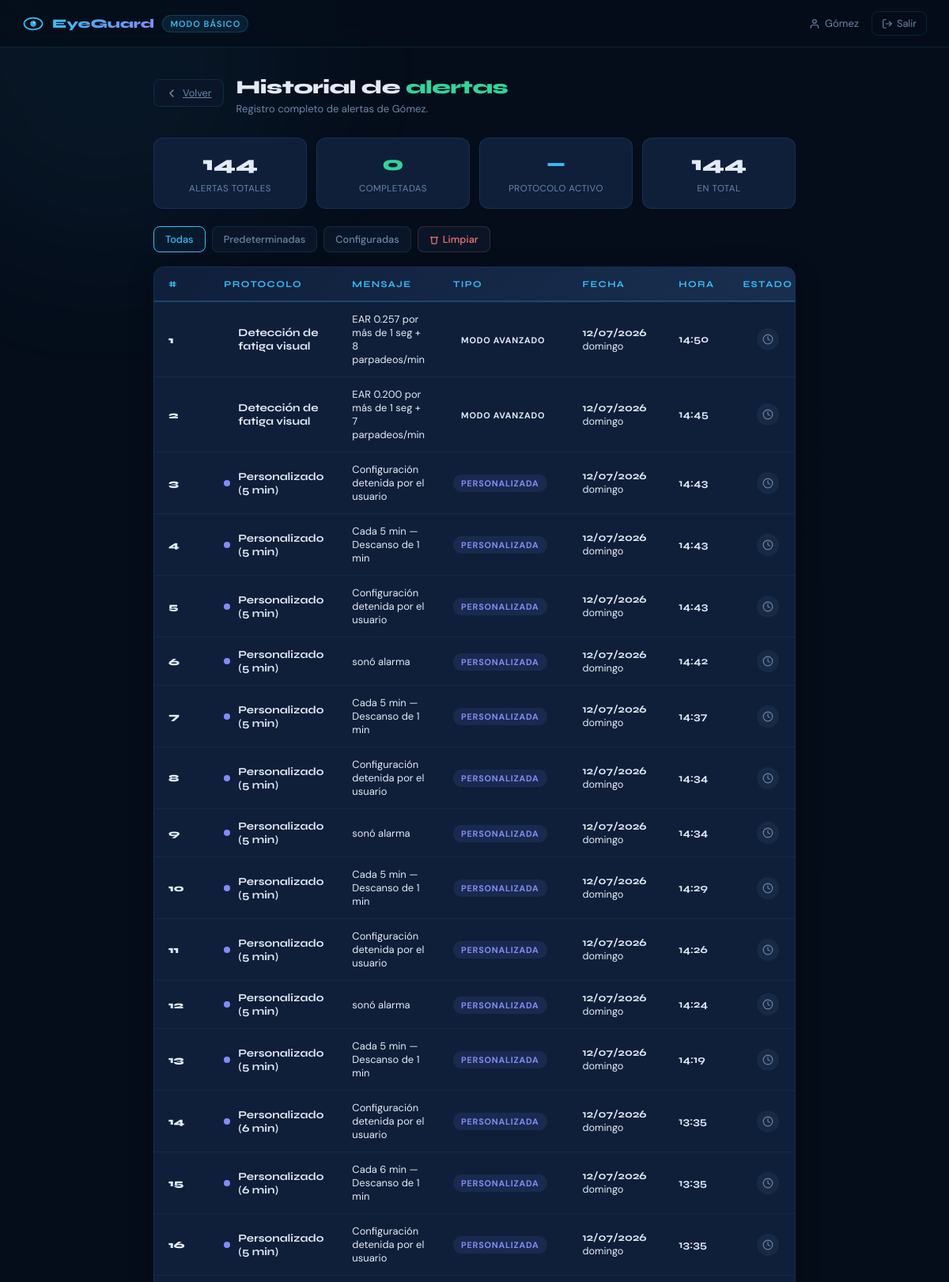
Page /dashboard/basico/historial/ (signed in, upper part) on the committed database.
### core/models.py (models this page shows, shortened)
class Usuario(models.Model):
    nombre         = models.CharField(max_length=40, unique=True)
    password       = models.CharField(max_length=255)
    gemini_api_key = models.CharField(max_length=200, blank=True, default='')
    creado_en      = models.DateTimeField(auto_now_add=True)
    class Meta:
        verbose_name = 'Usuario'
        verbose_name_plural = 'Usuarios'

class HistorialAlerta(models.Model):
    TIPO_CHOICES = [
        ('preset',   'Predeterminada'),
        ('custom',   'Personalizada'),
        ('avanzado', 'Modo Avanzado'),
    ]
    usuario          = models.ForeignKey(Usuario, on_delete=models.CASCADE, related_name='historial')
    protocolo        = models.CharField(max_length=100)
    mensaje          = models.CharField(max_length=255)
    tipo             = models.CharField(max_length=10, choices=TIPO_CHOICES)
    completada       = models.BooleanField(default=False)
    ear_valor        = models.FloatField(null=True, blank=True)
    parpadeos_minuto = models.IntegerField(null=True, blank=True)
    recomendacion_ia = models.TextField(blank=True, default='')
    creado_en        = models.DateTimeField(auto_now_add=True)
    class Meta:
        ordering = ['-creado_en']
        verbose_name = 'Alerta'
        verbose_name_plural = 'Historial de alertas'

### core/views.py (the view)
# urls.py: path('dashboard/basico/historial/',       views.historial,               name='historial'),
def historial(request):
    usuario_id = request.session.get('usuario_id')
    if not usuario_id:
        return redirect('inicio')
    usuario = Usuario.objects.get(pk=usuario_id)
    if request.method == 'POST':
        if request.POST.get('action') == 'limpiar':
            HistorialAlerta.objects.filter(usuario=usuario).delete()
        return redirect('historial')
    filtro  = request.GET.get('filtro', 'all')
    alertas = HistorialAlerta.objects.filter(usuario=usuario)
    if filtro == 'preset':
        alertas = alertas.filter(tipo='preset')
    elif filtro == 'custom':
        alertas = alertas.filter(tipo='custom')
    total       = HistorialAlerta.objects.filter(usuario=usuario).count()
    completadas = HistorialAlerta.objects.filter(usuario=usuario, completada=True).count()
    protocolo_activo = (
        request.session.get('protocolo_activo', {}).get('nombre')
        or (f"Personalizado ({request.session['config_activa']['intervalo']} min)"
            if request.session.get('config_activa') else '—')
    )
    return render(request, 'historial.html', {
        'usuario':          usuario,
        'alertas':          alertas,
        'filtro':           filtro,
        'total':            total,
        'completadas':      completadas,
        'protocolo_activo': protocolo_activo,
    })

### core/templates/historial.html (shortened to what this page needs)
{% load static %}
<!DOCTYPE html>
<html lang="es">
<head>
  <link rel="stylesheet" href="{% static 'css/dashboard_basico.css' %}"/>
</head>
<body>
  <div class="orb orb-1"></div><div class="orb orb-2"></div><div class="orb orb-3"></div>
  {% include 'partials/topbar.html' %}
  <main class="main">
    <div class="section-header">
      <a href="{% url 'dashboard_basico' %}" class="btn-back">
        <svg width="16" height="16" viewBox="0 0 24 24" fill="none" stroke="currentColor" stroke-width="2.5" stroke-linecap="round" stroke-linejoin="round"><polyline points="15 18 9 12 15 6"/></svg>
        Volver
      </a>
      <div>
        <h2 class="section-title">Historial de <span class="c-green">alertas</span></h2>
        <p class="section-sub">Registro completo de alertas de {{ usuario.nombre }}.</p>
      </div>
    </div>
    <div class="stats-row">
      <div class="stat-box">
        <span class="stat-num">{{ total }}</span>
        <span class="stat-label">Alertas totales</span>
      </div>
      <div class="stat-box">
        <span class="stat-num green">{{ completadas }}</span>
        <span class="stat-label">Completadas</span>
      </div>
      <div class="stat-box">
        <span class="stat-num blue">{{ protocolo_activo }}</span>
        <span class="stat-label">Protocolo activo</span>
      </div>
      <div class="stat-box">
        <span class="stat-num">{{ total|add:0 }}</span>
        <span class="stat-label">En total</span>
      </div>
    </div>
    <div class="hist-filters">
      <a href="?filtro=all"    class="filter-btn {% if filtro == 'all' %}active{% endif %}">Todas</a>
      <a href="?filtro=preset" class="filter-btn {% if filtro == 'preset' %}active{% endif %}">Predeterminadas</a>
      <a href="?filtro=custom" class="filter-btn {% if filtro == 'custom' %}active{% endif %}">Configuradas</a>
      <form method="POST" action="{% url 'historial' %}" style="margin:0">
        <button type="submit" class="filter-btn danger"
                onclick="return confirm('¿Eliminar todo el historial?')">
          <svg width="12" height="12" viewBox="0 0 24 24" fill="none" stroke="currentColor" stroke-width="2.5" stroke-linecap="round" stroke-linejoin="round"><polyline points="3 6 5 6 21 6"/><path d="M19 6l-1 14a2 2 0 0 1-2 2H8a2 2 0 0 1-2-2L5 6"/></svg>
          Limpiar
        </button>
      </form>
    </div>
    <div class="tabla-wrap">
      <table class="tabla-hist">
        <thead>
          <tr>
            <th>#</th>
            <th>Protocolo</th>
            <th>Mensaje</th>
            <th>Tipo</th>
            <th>Fecha</th>
            <th>Hora</th>
            <th>Estado</th>
          </tr>
        </thead>
        <tbody>
          {% if alertas %}
            {% for alerta in alertas %}
            <tr>
              <td class="td-num">{{ forloop.counter }}</td>
              <td>
                <div class="td-protocolo">
                  <span class="td-dot {{ alerta.tipo }}"></span>
                  <span class="td-proto-name">{{ alerta.protocolo }}</span>
                </div>
              </td>
              <td class="td-msg">{{ alerta.mensaje }}</td>
              <td>
                <span class="td-tipo {{ alerta.tipo }}">{{ alerta.get_tipo_display }}</span>
              </td>
              <td class="td-fecha">
                <strong>{{ alerta.creado_en|date:"d/m/Y" }}</strong>
                {{ alerta.creado_en|date:"l" }}
              </td>
              <td class="td-fecha">
                <strong>{{ alerta.creado_en|date:"H:i" }}</strong>
              </td>
              <td>
                {% if alerta.completada %}
                  <span class="td-estado ok" title="Completada">
                    <svg width="14" height="14" viewBox="0 0 24 24" fill="none" stroke="currentColor" stroke-width="2.5" stroke-linecap="round" stroke-linejoin="round"><polyline points="20 6 9 17 4 12"/></svg>
                  </span>
                {% else %}
                  <span class="td-estado pendiente" title="Pendiente">
                    <svg width="14" height="14" viewBox="0 0 24 24" fill="none" stroke="currentColor" stroke-width="2" stroke-linecap="round" stroke-linejoin="round"><circle cx="12" cy="12" r="10"/><polyline points="12 6 12 12 16 14"/></svg>
                  </span>
                {% endif %}
              </td>
            </tr>
            {% endfor %}
          {% endif %}
        </tbody>
      </table>
    </div>
  </main>
</body>
</html>

### core/templates/partials/topbar.html
<header class="topbar">
  <div class="topbar-left">
    <div class="eye-mini">
      <svg viewBox="0 0 34 34" fill="none">
        <ellipse cx="17" cy="17" rx="14" ry="9" stroke="#38bdf8" stroke-width="2" stroke-linecap="round"/>
        <circle cx="17" cy="17" r="4.5" fill="#38bdf8" opacity=".9"/>
        <circle cx="18.5" cy="15.5" r="1.4" fill="white" opacity=".6"/>
      </svg>
    </div>
    <span class="topbar-brand">EyeGuard</span>
    <span class="topbar-badge">Modo Básico</span>
  </div>
  <div class="topbar-right">
    <span class="topbar-user">
      <svg width="14" height="14" viewBox="0 0 24 24" fill="none" stroke="currentColor" stroke-width="2" stroke-linecap="round" stroke-linejoin="round">
        <path d="M20 21v-2a4 4 0 0 0-4-4H8a4 4 0 0 0-4 4v2"/><circle cx="12" cy="7" r="4"/>
      </svg>
      {{ usuario.nombre }}
    </span>
    <a href="{% url 'salir' %}" class="btn-exit">
      <svg width="14" height="14" viewBox="0 0 24 24" fill="none" stroke="currentColor" stroke-width="2" stroke-linecap="round" stroke-linejoin="round">
        <path d="M9 21H5a2 2 0 0 1-2-2V5a2 2 0 0 1 2-2h4"/><polyline points="16 17 21 12 16 7"/><line x1="21" y1="12" x2="9" y2="12"/>
      </svg>
      Salir
    </a>
  </div>
</header>

### core/static/css/dashboard_basico.css (style rules this page uses)
:root { --bg: #050d1a; --surface: #0a1628; --card: #0f1f3a; --border: rgba(56,189,248,0.12); --accent: #38bdf8; --accent2: #818cf8; --green: #34d399; --orange: #fb923c; --warn: #fbbf24; --text: #e2eaf6; --muted: #6b85a8; --radius: 16px; }
*, *::before, *::after { box-sizing: border-box; margin: 0; padding: 0; }
body { font-family: 'DM Sans', sans-serif; background: var(--bg); color: var(--text); min-height: 100vh; overflow-x: hidden; }
.orb { position: fixed; border-radius: 50%; filter: blur(90px); pointer-events: none; z-index: 0; animation: drift 20s ease-in-out infinite alternate; }
.orb-1 { width:500px;height:500px;top:-180px;left:-120px;background:rgba(56,189,248,.05);animation-delay:0s; }
.topbar { position: sticky; top: 0; z-index: 100; display: flex; align-items: center; justify-content: space-between; padding: 0 28px; height: 60px; background: rgba(5,13,26,.85); backdrop-filter: blur(16px); border-bottom: 1px solid var(--border); }
.topbar-left { display:flex; align-items:center; gap:10px; }
.eye-mini { width:28px;height:28px;display:flex;align-items:center;justify-content:center; }
.eye-mini svg { width:100%;height:100%; }
.topbar-brand { font-family:'Syne',sans-serif;font-weight:800;font-size:1rem;background:linear-gradient(135deg,var(--accent),var(--accent2));-webkit-background-clip:text;-webkit-text-fill-color:transparent;background-clip:text; }
.topbar-badge { font-size:.68rem;font-weight:600;letter-spacing:.1em;text-transform:uppercase;padding:3px 9px;border-radius:20px;background:rgba(56,189,248,.1);color:var(--accent);border:1px solid rgba(56,189,248,.2); }
.topbar-right { display:flex;align-items:center;gap:16px; }
.topbar-user { display:flex;align-items:center;gap:6px;font-size:.82rem;color:var(--muted); }
.btn-exit { display:flex;align-items:center;gap:5px;font-size:.8rem;color:var(--muted);text-decoration:none;padding:6px 12px;border-radius:8px;border:1px solid var(--border);transition:color .2s,border-color .2s; }
.main { position:relative;z-index:1;max-width:860px;margin:0 auto;padding:36px 24px 60px; }
.section-header { display:flex;align-items:flex-start;gap:16px;margin-bottom:28px; }
.section-title { font-family:'Syne',sans-serif;font-size:1.5rem;font-weight:800;letter-spacing:-.02em; }
.c-green { color:var(--green); }
.section-sub { font-size:.82rem;color:var(--muted);margin-top:4px; }
.btn-back { display:flex;align-items:center;gap:6px; font-size:.8rem;color:var(--muted); background:var(--surface);border:1px solid var(--border); border-radius:8px;padding:8px 14px;cursor:pointer; white-space:nowrap;flex-shrink:0;margin-top:4px; transition:color .2s,border-color .2s; }
.stats-row { display:grid;grid-template-columns:repeat(4,1fr);gap:12px;margin-bottom:22px; }
.stat-box { background:var(--card);border:1.5px solid var(--border); border-radius:12px;padding:16px;text-align:center; }
.stat-num { display:block;font-family:'Syne',sans-serif;font-size:1.6rem;font-weight:800;margin-bottom:4px; }
.stat-num.green { color:var(--green); }
.stat-num.blue { color:var(--accent); }
.stat-label { font-size:.72rem;color:var(--muted);letter-spacing:.04em;text-transform:uppercase; }
.hist-filters { display:flex;gap:8px;margin-bottom:18px;flex-wrap:wrap; }
.filter-btn { display:flex;align-items:center;gap:5px; padding:7px 14px;border-radius:8px;border:1.5px solid var(--border); background:var(--surface);color:var(--muted); font-family:'DM Sans',sans-serif;font-size:.8rem;font-weight:500; cursor:pointer;transition:all .2s; }
.filter-btn:hover, .filter-btn.active { border-color:var(--accent);color:var(--accent);background:rgba(56,189,248,.06); }
.filter-btn.danger { color:#f87171;border-color:rgba(248,113,113,.2); }
a.filter-btn { text-decoration: none; display: inline-flex; align-items: center; gap: 5px; }

### rows in the picture
Usuario: nombre "Gómez"
HistorialAlerta: protocolo "Detección de fatiga visual", mensaje "EAR 0.257 por más de 1 seg + 8 parpadeos/min", tipo "MODO AVANZADO", creado_en "12/07/2026", creado_en "domingo", creado_en "14:50", completada False (drawn)
HistorialAlerta: protocolo "Detección de fatiga visual", mensaje "EAR 0.200 por más de 1 seg + 7 parpadeos/min", tipo "MODO AVANZADO", creado_en "12/07/2026", creado_en "domingo", creado_en "14:45", completada False (drawn)
HistorialAlerta: protocolo "Personalizado (5 min)", mensaje "Configuración detenida por el usuario", tipo "PERSONALIZADA", creado_en "12/07/2026", creado_en "domingo", creado_en "14:43", completada False (drawn)
HistorialAlerta: protocolo "Personalizado (5 min)", mensaje "Cada 5 min — Descanso de 1 min", tipo "PERSONALIZADA", creado_en "12/07/2026", creado_en "domingo", creado_en "14:43", completada False (drawn)
HistorialAlerta: protocolo "Personalizado (5 min)", mensaje "Configuración detenida por el usuario", tipo "PERSONALIZADA", creado_en "12/07/2026", creado_en "domingo", creado_en "14:43", completada False (drawn)
HistorialAlerta: protocolo "Personalizado (5 min)", mensaje "sonó alarma", tipo "PERSONALIZADA", creado_en "12/07/2026", creado_en "domingo", creado_en "14:42", completada False (drawn)
HistorialAlerta: protocolo "Personalizado (5 min)", mensaje "Cada 5 min — Descanso de 1 min", tipo "PERSONALIZADA", creado_en "12/07/2026", creado_en "domingo", creado_en "14:37", completada False (drawn)
HistorialAlerta: protocolo "Personalizado (5 min)", mensaje "Configuración detenida por el usuario", tipo "PERSONALIZADA", creado_en "12/07/2026", creado_en "domingo", creado_en "14:34", completada False (drawn)
HistorialAlerta: protocolo "Personalizado (5 min)", mensaje "sonó alarma", tipo "PERSONALIZADA", creado_en "12/07/2026", creado_en "domingo", creado_en "14:34", completada False (drawn)
HistorialAlerta: protocolo "Personalizado (5 min)", mensaje "Cada 5 min — Descanso de 1 min", tipo "PERSONALIZADA", creado_en "12/07/2026", creado_en "domingo", creado_en "14:29", completada False (drawn)
HistorialAlerta: protocolo "Personalizado (5 min)", mensaje "Configuración detenida por el usuario", tipo "PERSONALIZADA", creado_en "12/07/2026", creado_en "domingo", creado_en "14:26", completada False (drawn)
HistorialAlerta: protocolo "Personalizado (5 min)", mensaje "sonó alarma", tipo "PERSONALIZADA", creado_en "12/07/2026", creado_en "domingo", creado_en "14:24", completada False (drawn)
HistorialAlerta: protocolo "Personalizado (5 min)", mensaje "Cada 5 min — Descanso de 1 min", tipo "PERSONALIZADA", creado_en "12/07/2026", creado_en "domingo", creado_en "14:19", completada False (drawn)
HistorialAlerta: protocolo "Personalizado (6 min)", mensaje "Configuración detenida por el usuario", tipo "PERSONALIZADA", creado_en "12/07/2026", creado_en "domingo", creado_en "13:35", completada False (drawn)
HistorialAlerta: protocolo "Personalizado (6 min)", mensaje "Cada 6 min — Descanso de 1 min", tipo "PERSONALIZADA", creado_en "12/07/2026", creado_en "domingo", creado_en "13:35", completada False (drawn)
HistorialAlerta: protocolo "Personalizado (5 min)", mensaje "Configuración detenida por el usuario", tipo "PERSONALIZADA", creado_en "12/07/2026", creado_en "domingo", creado_en "13:35", completada False (drawn)

### other values in the picture
{{ total }} "144"
{{ completadas }} "0"
{{ protocolo_activo }} "—"
{{ total|add:0 }} "144"
